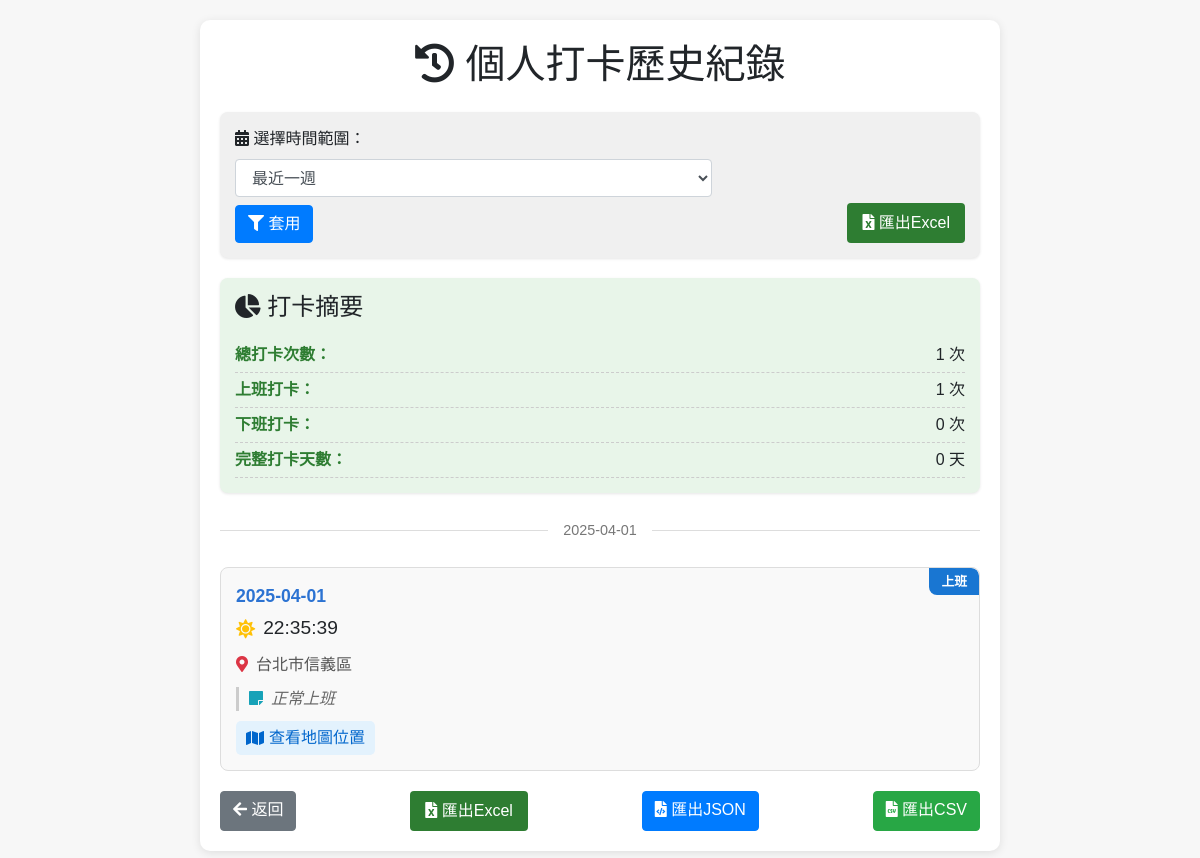
Screenshot of /personal-history?userId=U123 with the database file from the repository.
### tables this page shows
CREATE TABLE checkin_records (
                    id INTEGER PRIMARY KEY AUTOINCREMENT,
                    user_id TEXT NOT NULL,
                    name TEXT NOT NULL,
                    location TEXT,
                    note TEXT,
                    latitude REAL,
                    longitude REAL,
                    date TEXT NOT NULL,
                    time TEXT NOT NULL,
                    checkin_type TEXT DEFAULT '上班'
                );

### routes/history.py (the view)
@history_bp.route('/personal-history')
def personal_history():
    user_id = request.args.get('userId')
    if not user_id:
        return "請從 LINE 應用程式訪問此頁面", 400
    days_filter = request.args.get('dateRange', '7')
    conn = sqlite3.connect(Config.DB_PATH)
    conn.row_factory = sqlite3.Row
    c = conn.cursor()
    if days_filter == 'all':
        c.execute('''
            SELECT * FROM checkin_records
            WHERE user_id = ?
            ORDER BY date DESC, time DESC
        ''', (user_id,))
    else:
        days = int(days_filter)
        now = get_current_time()
        date_limit = (now - timedelta(days=days)).strftime('%Y-%m-%d')
        c.execute('''
            SELECT * FROM checkin_records
            WHERE user_id = ? AND date >= ?
            ORDER BY date DESC, time DESC
        ''', (user_id, date_limit))
    results = c.fetchall()
    conn.close()
    records = []
    for row in results:
        record = dict(row)
        if row['latitude'] and row['longitude']:
            record['coordinates'] = {
                'latitude': row['latitude'],
                'longitude': row['longitude']
            }
        records.append(record)
    has_map_records = any(record.get('coordinates') for record in records)
    return render_template('personal_history.html',
                          records=records,
                          days=days_filter,
                          has_map_records=has_map_records,
                          google_maps_api_key=Config.GOOGLE_MAPS_API_KEY)

### utils/timezone.py (called while the page is built)
def get_timezone():
    return pytz.timezone(Config.TIMEZONE if hasattr(Config, 'TIMEZONE') else 'Asia/Taipei')

def get_current_time():
    timezone = get_timezone()
    utc_now = datetime.now(pytz.utc)
    return utc_now.astimezone(timezone)

### templates/personal_history.html (shortened to what this page needs)
<!DOCTYPE html>
<html>
<head>
    <link rel="stylesheet" href="https://stackpath.bootstrapcdn.com/bootstrap/4.5.2/css/bootstrap.min.css">
    <link rel="stylesheet" href="https://cdnjs.cloudflare.com/ajax/libs/font-awesome/5.15.3/css/all.min.css">
</head>
<body>
    <div class="container">
        <h1 class="text-center mb-4">
            <i class="fas fa-history"></i> 個人打卡歷史紀錄
        </h1>
        <div class="filter-section">
            <div class="row">
                <div class="col-md-8">
                    <form id="filterForm">
                        <div class="form-group mb-0">
                            <label for="dateRange">
                                <i class="fas fa-calendar-alt"></i> 選擇時間範圍：
                            </label>
                            <select id="dateRange" name="dateRange" class="form-control">
                                <option value="7" {% if days == "7" %}selected{% endif %}>最近一週</option>
                            </select>
                            <button type="submit" class="btn btn-primary mt-2">
                                <i class="fas fa-filter"></i> 套用
                            </button>
                        </div>
                    </form>
                </div>
                <div class="col-md-4 d-flex align-items-end justify-content-end">
                    <a href="/export/checkin-records?userId={{ request.args.get('userId') }}&dateRange={{ days }}" class="btn excel-btn mt-2">
                        <i class="fas fa-file-excel"></i> 匯出Excel
                    </a>
                </div>
            </div>
        </div>
        {% if records %}
            <div class="summary-section">
                <h4 class="mb-3">
                    <i class="fas fa-chart-pie"></i> 打卡摘要
                </h4>
                <div class="summary-item">
                    <span class="summary-label">總打卡次數：</span>
                    <span>{{ records|length }} 次</span>
                </div>
                <div class="summary-item">
                    <span class="summary-label">上班打卡：</span>
                    <span>{{ records|selectattr('checkin_type', 'equalto', '上班')|list|length }} 次</span>
                </div>
                <div class="summary-item">
                    <span class="summary-label">下班打卡：</span>
                    <span>{{ records|selectattr('checkin_type', 'equalto', '下班')|list|length }} 次</span>
                </div>
                {% set work_days = {} %}
                {% set complete_days = 0 %}
                {% for date, times in work_days.items() %}
                    {% if times['上班'] and times['下班'] %}
                        {% set complete_days = complete_days + 1 %}
                    {% endif %}
                {% endfor %}
                <div class="summary-item">
                    <span class="summary-label">完整打卡天數：</span>
                    <span>{{ complete_days }} 天</span>
                </div>
            </div>
            <div class="records-list">
                {% set current_date = '' %}
                {% for record in records %}
                    {% if record.date != current_date %}
                        {% set current_date = record.date %}
                        <div class="day-separator">
                            <span>{{ record.date }}</span>
                        </div>
                    {% endif %}
                    <div class="record-card">
                        <div class="checkin-badge {% if record.checkin_type == '上班' %}checkin-in{% else %}checkin-out{% endif %}">
                            {{ record.checkin_type }}
                        </div>
                        <div class="record-date">{{ record.date }}</div>
                        <div class="record-time">
                            <i class="fas {% if record.checkin_type == '上班' %}fa-sun text-warning{% else %}fa-moon text-primary{% endif %}"></i>
                            {{ record.time }}
                        </div>
                        <div class="record-location">
                            <i class="fas fa-map-marker-alt text-danger"></i>
                            <div>{{ record.location }}</div>
                        </div>
                        {% if record.note %}
                        <div class="record-note">
                            <i class="fas fa-sticky-note text-info"></i>
                            <div>{{ record.note }}</div>
                        </div>
                        {% endif %}
                        {% if record.coordinates and record.coordinates.latitude and record.coordinates.longitude %}
                        <div class="map-link">
                            <a href="https://www.google.com/maps?q={{ record.coordinates.latitude }},{{ record.coordinates.longitude }}" target="_blank">
                                <i class="fas fa-map"></i> 查看地圖位置
                            </a>
                        </div>
                        {% endif %}
                    </div>
                {% endfor %}
            </div>
        {% else %}
            <div class="no-records">
                <i class="fas fa-exclamation-circle fa-2x mb-3 text-muted"></i>
                <p>目前沒有打卡紀錄</p>
            </div>
        {% endif %}
<div class="action-buttons">
    <a href="javascript:history.back()" class="btn btn-secondary">
        <i class="fas fa-arrow-left"></i> 返回
    </a>
    {% if records %}
    <a href="/export/checkin-records?userId={{ request.args.get('userId') }}&dateRange={{ days }}" class="excel-btn">
        <i class="fas fa-file-excel"></i> 匯出Excel
    </a>
    <a href="/export-text?userId={{ request.args.get('userId') }}&dateRange={{ days }}&format=json" class="btn btn-primary">
        <i class="fas fa-file-code"></i> 匯出JSON
    </a>
    <a href="/export-text?userId={{ request.args.get('userId') }}&dateRange={{ days }}&format=csv" class="btn btn-success">
        <i class="fas fa-file-csv"></i> 匯出CSV
    </a>
    {% endif %}
</div>
    </div>
</body>
</html>

### templates/personal_history.html (style rules this page uses)
body { padding: 20px; background-color: #f7f7f7; font-family: Arial, sans-serif; }
.container { max-width: 800px; margin: 0 auto; background-color: white; border-radius: 10px; padding: 20px; box-shadow: 0 2px 10px rgba(0,0,0,0.1); }
.record-card { border: 1px solid #ddd; border-radius: 8px; padding: 15px; margin-bottom: 15px; background-color: #f9f9f9; position: relative; overflow: hidden; }
.checkin-badge { position: absolute; top: 0; right: 0; padding: 4px 12px; border-radius: 0 8px 0 8px; font-weight: bold; font-size: 0.8em; color: white; }
.checkin-in { background-color: #1976d2; }
.record-date { font-weight: bold; color: #2c73d2; margin-bottom: 5px; font-size: 1.1em; }
.record-time { font-size: 1.2em; margin-bottom: 10px; display: flex; align-items: center; }
.record-time i { margin-right: 8px; }
.record-location { color: #555; margin-bottom: 5px; display: flex; align-items: flex-start; }
.record-location i { margin-right: 8px; margin-top: 3px; }
.record-note { font-style: italic; color: #666; border-left: 3px solid #ccc; padding-left: 10px; margin-top: 10px; display: flex; align-items: flex-start; }
.record-note i { margin-right: 8px; margin-top: 3px; }
.filter-section { margin-bottom: 20px; padding: 15px; background-color: #f0f0f0; border-radius: 8px; box-shadow: 0 1px 3px rgba(0,0,0,0.1); }
.map-link { margin-top: 10px; }
.map-link a { color: #0066cc; text-decoration: none; display: inline-flex; align-items: center; background-color: #e3f2fd; padding: 5px 10px; border-radius: 5px; transition: background-color 0.2s; }
.map-link i { margin-right: 5px; }
.summary-section { background-color: #e8f5e9; padding: 15px; border-radius: 8px; margin-bottom: 20px; box-shadow: 0 1px 3px rgba(0,0,0,0.1); }
.summary-item { display: flex; justify-content: space-between; padding: 5px 0; border-bottom: 1px dashed #ccc; }
.summary-label { font-weight: bold; color: #2e7d32; }
.day-separator { text-align: center; position: relative; margin: 25px 0; }
.day-separator:before { content: ''; position: absolute; top: 50%; left: 0; right: 0; height: 1px; background-color: #ddd; z-index: 1; }
.day-separator span { background: white; padding: 0 15px; position: relative; z-index: 2; color: #777; font-size: 0.9em; }
.action-buttons { display: flex; justify-content: space-between; margin-top: 20px; }
.excel-btn { background-color: #2e7d32; color: white; border: none; padding: 8px 15px; border-radius: 4px; transition: background-color 0.3s; }

### rows the page displays
checkin_records: date "2025-04-01", checkin_type "上班", time "22:35:39", location "台北市信義區", note "正常上班"

### other values shown
{{ records|length }} "1"
{{ records|selectattr('checkin_type', 'equalto', '上班')|list|length }} "1"
{{ records|selectattr('checkin_type', 'equalto', '下班')|list|length }} "0"
{{ complete_days }} "0"
